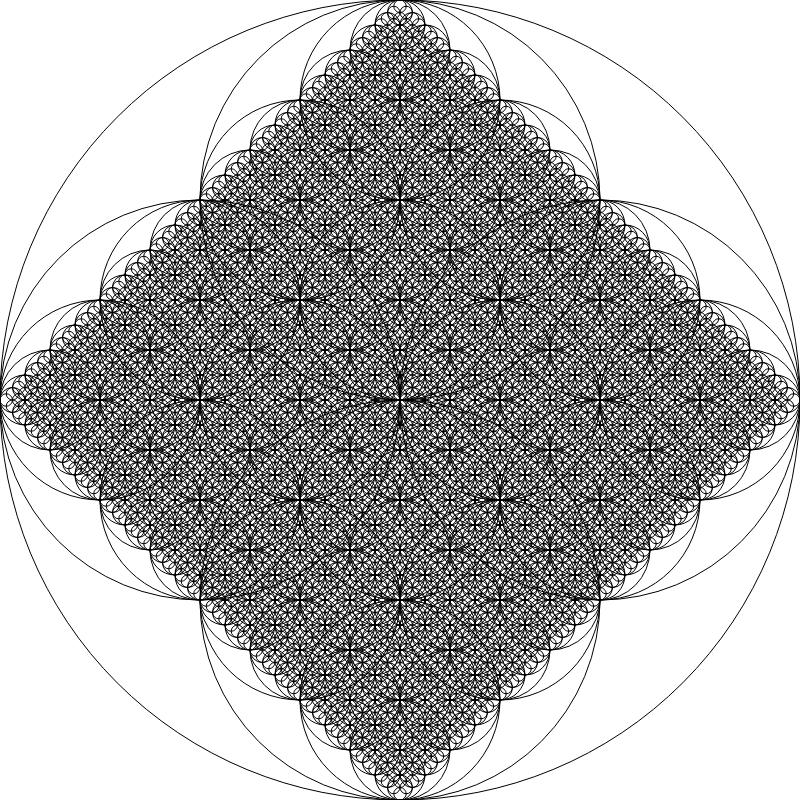
Frame 1 (no input)
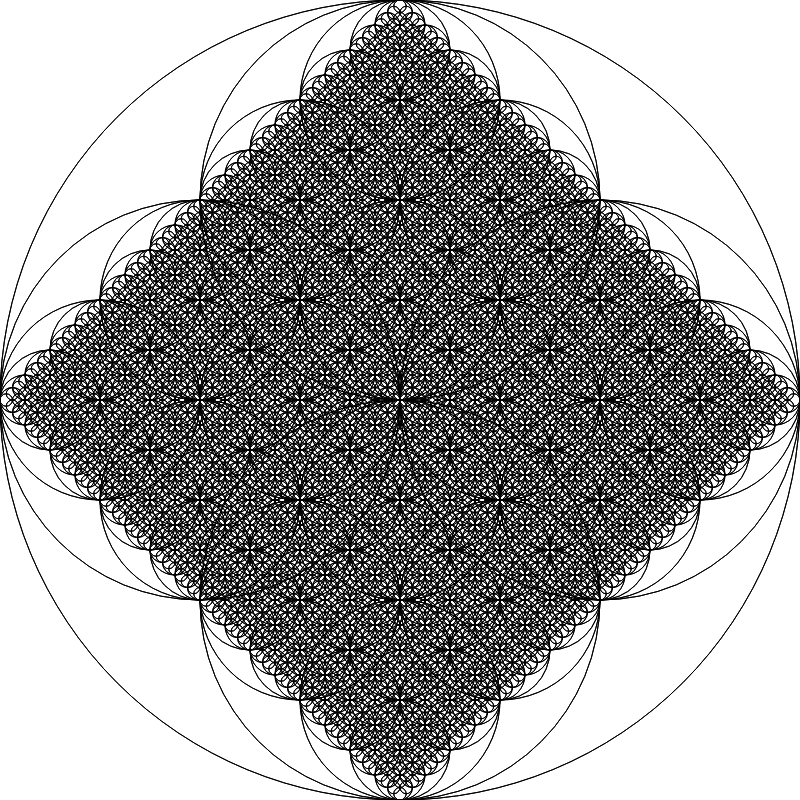
Frame 2 (the mouse pressed at the canvas centre, redrawn once)

The p5.js sketch that drew these frames (run headless with seeded random() and noise() and a simulated clock; the mouse was pressed at the canvas centre and the sketch redrawn once):

// p5.js sketch
// ── sketch.js
function setup() {
  createCanvas(800, 800);
  background(255);
  
}

function draw() {

  let x = width/2;
  let y = height/2;
  let r = width/2;
  recursiveCircleTwice(x, y, r);
  noLoop();
  
}


function recursiveCircleTwice(x, y, r){
  stroke(0);
  noFill();
  
  circle(x, y, r*2);
  
  if (r > 8){
    recursiveCircleTwice (x-r/2, y, 0.5 * r);
    recursiveCircleTwice (x+r/2, y, 0.5 * r);
    recursiveCircleTwice (x, y-r/2, 0.5 * r);
    recursiveCircleTwice (x, y+r/2, 0.5 * r);
  }
}
